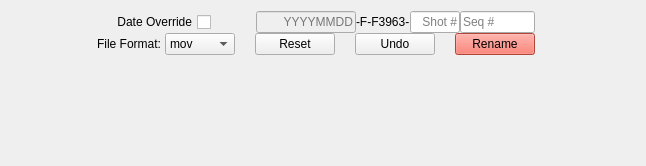
         <widget class="QWidget" name="filePage">
          <property name="enabled">
           <bool>true</bool>
          </property>
          <property name="sizePolicy">
           <sizepolicy hsizetype="Expanding" vsizetype="Expanding">
            <horstretch>0</horstretch>
            <verstretch>0</verstretch>
           </sizepolicy>
          </property>
          <property name="minimumSize">
           <size>
            <width>646</width>
            <height>0</height>
           </size>
          </property>
          <property name="maximumSize">
           <size>
            <width>646</width>
            <height>16777215</height>
           </size>
          </property>
          <layout class="QHBoxLayout" name="horizontalLayout_4">
           <item>
            <layout class="QHBoxLayout" name="mainFilenameLayoutH">
             <property name="spacing">
              <number>6</number>
             </property>
             <item>
              <layout class="QVBoxLayout" name="filenameFirstColumnLayoutV">
               <property name="spacing">
                <number>0</number>
               </property>
               <property name="sizeConstraint">
                <enum>QLayout::SizeConstraint::SetDefaultConstraint</enum>
               </property>
               <property name="rightMargin">
                <number>0</number>
               </property>
               <item>
                <layout class="QHBoxLayout" name="filenameHorizontalLayout">
                 <property name="spacing">
                  <number>0</number>
                 </property>
                 <property name="leftMargin">
                  <number>50</number>
                 </property>
                 <property name="rightMargin">
                  <number>100</number>
                 </property>
                 <item>
                  <widget class="QCheckBox" name="dateOverrideCheckBox">
                   <property name="sizePolicy">
                    <sizepolicy hsizetype="Maximum" vsizetype="Fixed">
                     <horstretch>0</horstretch>
                     <verstretch>0</verstretch>
                    </sizepolicy>
                   </property>
                   <property name="minimumSize">
                    <size>
                     <width>150</width>
                     <height>0</height>
                    </size>
                   </property>
                   <property name="acceptDrops">
                    <bool>false</bool>
                   </property>
                   <property name="layoutDirection">
                    <enum>Qt::LayoutDirection::RightToLeft</enum>
                   </property>
                   <property name="text">
                    <string>Date Override</string>
                   </property>
                  </widget>
                 </item>
                 <item>
                  <spacer name="dateHorizontalSpacer">
                   <property name="orientation">
                    <enum>Qt::Orientation::Horizontal</enum>
                   </property>
                   <property name="sizeHint" stdset="0">
                    <size>
                     <width>40</width>
                     <height>20</height>
                    </size>
                   </property>
                  </spacer>
                 </item>
                 <item>
                  <widget class="QLineEdit" name="dateEdit">
                   <property name="enabled">
                    <bool>false</bool>
                   </property>
                   <property name="minimumSize">
                    <size>
                     <width>0</width>
                     <height>0</height>
                    </size>
                   </property>
                   <property name="maximumSize">
                    <size>
                     <width>100</width>
                     <height>16777215</height>
                    </size>
                   </property>
                   <property name="layoutDirection">
                    <enum>Qt::LayoutDirection::RightToLeft</enum>
                   </property>
                   <property name="autoFillBackground">
                    <bool>false</bool>
                   </property>
                   <property name="inputMask">
                    <string>99999999</string>
                   </property>
                   <property name="alignment">
                    <set>Qt::AlignmentFlag::AlignRight|Qt::AlignmentFlag::AlignTrailing|Qt::AlignmentFlag::AlignVCenter</set>
                   </property>
                   <property name="placeholderText">
                    <string>YYYYMMDD</string>
                   </property>
                   <property name="clearButtonEnabled">
                    <bool>false</bool>
                   </property>
                  </widget>
                 </item>
                 <item>
                  <widget class="QLabel" name="virinLabel">
                   <property name="sizePolicy">
                    <sizepolicy hsizetype="MinimumExpanding" vsizetype="Preferred">
                     <horstretch>0</horstretch>
                     <verstretch>0</verstretch>
                    </sizepolicy>
                   </property>
                   <property name="maximumSize">
                    <size>
                     <width>70</width>
                     <height>16777215</height>
                    </size>
                   </property>
                   <property name="text">
                    <string>-F-F3963-</string>
                   </property>
                  </widget>
                 </item>
                 <item>
                  <widget class="QLineEdit" name="shotEdit">
                   <property name="maximumSize">
                    <size>
                     <width>50</width>
                     <height>16777215</height>
                    </size>
                   </property>
                   <property name="mouseTracking">
                    <bool>true</bool>
                   </property>
                   <property name="inputMask">
                    <string>9</string>
                   </property>
                   <property name="cursorPosition">
                    <number>0</number>
                   </property>
                   <property name="alignment">
                    <set>Qt::AlignmentFlag::AlignRight|Qt::AlignmentFlag::AlignTrailing|Qt::AlignmentFlag::AlignVCenter</set>
                   </property>
                   <property name="placeholderText">
                    <string>Shot #</string>
                   </property>
                  </widget>
                 </item>
                 <item>
                  <widget class="QLineEdit" name="seqEdit">
                   <property name="maximumSize">
                    <size>
                     <width>75</width>
                     <height>16777215</height>
                    </size>
                   </property>
                   <property name="mouseTracking">
                    <bool>true</bool>
                   </property>
                   <property name="inputMask">
                    <string>999</string>
                   </property>
                   <property name="frame">
                    <bool>true</bool>
                   </property>
                   <property name="echoMode">
                    <enum>QLineEdit::EchoMode::Normal</enum>
                   </property>
                   <property name="cursorPosition">
                    <number>0</number>
                   </property>
                   <property name="alignment">
                    <set>Qt::AlignmentFlag::AlignLeading|Qt::AlignmentFlag::AlignLeft|Qt::AlignmentFlag::AlignVCenter</set>
                   </property>
                   <property name="placeholderText">
                    <string>Seq #</string>
                   </property>
                   <property name="cursorMoveStyle">
                    <enum>Qt::CursorMoveStyle::LogicalMoveStyle</enum>
                   </property>
                   <property name="clearButtonEnabled">
                    <bool>false</bool>
                   </property>
                  </widget>
                 </item>
                </layout>
               </item>
               <item>
                <layout class="QHBoxLayout" name="filenameHorizontalLayout3">
                 <property name="spacing">
                  <number>20</number>
                 </property>
                 <property name="rightMargin">
                  <number>100</number>
                 </property>
                 <property name="bottomMargin">
                  <number>100</number>
                 </property>
                 <item>
                  <widget class="QLabel" name="fileFormatLabel">
                   <property name="sizePolicy">
                    <sizepolicy hsizetype="Maximum" vsizetype="Fixed">
                     <horstretch>0</horstretch>
                     <verstretch>0</verstretch>
                    </sizepolicy>
                   </property>
                   <property name="minimumSize">
                    <size>
                     <width>150</width>
                     <height>0</height>
                    </size>
                   </property>
                   <property name="text">
                    <string>File Format:</string>
                   </property>
                   <property name="alignment">
                    <set>Qt::AlignmentFlag::AlignRight|Qt::AlignmentFlag::AlignTrailing|Qt::AlignmentFlag::AlignVCenter</set>
                   </property>
                  </widget>
                 </item>
                 <item>
                  <widget class="QComboBox" name="fileFormatComboBox">
                   <property name="sizePolicy">
                    <sizepolicy hsizetype="Fixed" vsizetype="Fixed">
                     <horstretch>0</horstretch>
                     <verstretch>0</verstretch>
                    </sizepolicy>
                   </property>
                   <property name="minimumSize">
                    <size>
                     <width>70</width>
                     <height>0</height>
                    </size>
                   </property>
                   <property name="maximumSize">
                    <size>
                     <width>70</width>
                     <height>16777215</height>
                    </size>
                   </property>
                   <item>
                    <property name="text">
                     <string>mov</string>
                    </property>
                   </item>
                   <item>
                    <property name="text">
                     <string>mp4</string>
                    </property>
                   </item>
                   <item>
                    <property name="text">
                     <string>mxf</string>
                    </property>
                   </item>
                   <item>
                    <property name="text">
                     <string>mp3</string>
                    </property>
                   </item>
                   <item>
                    <property name="text">
                     <string>wav</string>
                    </property>
                   </item>
                   <item>
                    <property name="text">
                     <string>aiff</string>
                    </property>
                   </item>
                   <item>
                    <property name="text">
                     <string>avi</string>
                    </property>
                   </item>
                   <item>
                    <property name="text">
                     <string>cr2</string>
                    </property>
                   </item>
                   <item>
                    <property name="text">
                     <string>cr3</string>
                    </property>
                   </item>
                   <item>
                    <property name="text">
                     <string>dng</string>
                    </property>
                   </item>
                   <item>
                    <property name="text">
                     <string>flv</string>
                    </property>
                   </item>
                   <item>
                    <property name="text">
                     <string>flac</string>
                    </property>
                   </item>
                   <item>
                    <property name="text">
                     <string>heic</string>
                    </property>
                   </item>
                   <item>
                    <property name="text">
                     <string>heif</string>
                    </property>
                   </item>
                   <item>
                    <property name="text">
                     <string>jpeg</string>
                    </property>
                   </item>
                   <item>
                    <property name="text">
                     <string>m4a</string>
                    </property>
                   </item>
                   <item>
                    <property name="text">
                     <string>mkv</string>
                    </property>
                   </item>
                   <item>
                    <property name="text">
                     <string>nef</string>
                    </property>
                   </item>
                   <item>
                    <property name="text">
                     <string>png</string>
                    </property>
                   </item>
                   <item>
                    <property name="text">
                     <string>tiff</string>
                    </property>
                   </item>
                   <item>
                    <property name="text">
                     <string>raw</string>
                    </property>
                   </item>
                   <item>
                    <property name="text">
                     <string>wma</string>
                    </property>
                   </item>
                   <item>
                    <property name="text">
                     <string>wmv</string>
                    </property>
                   </item>
                   <item>
                    <property name="text">
                     <string>srf</string>
                    </property>
                   </item>
                   <item>
                    <property name="text">
                     <string>sr2</string>
                    </property>
                   </item>
                   <item>
                    <property name="text">
                     <string>srw</string>
                    </property>
                   </item>
                  </widget>
                 </item>
                 <item>
                  <widget class="QPushButton" name="resetButton">
                   <property name="text">
                    <string>Reset</string>
                   </property>
                  </widget>
                 </item>
                 <item>
                  <widget class="QPushButton" name="undoButton">
                   <property name="text">
                    <string>Undo</string>
                   </property>
                  </widget>
                 </item>
                 <item>
                  <widget class="QPushButton" name="renameButton">
                   <property name="styleSheet">
                    <string notr="true">QPushButton {
	background-color: rgb(246, 97, 81)
}
</string>
                   </property>
                   <property name="text">
                    <string>Rename</string>
                   </property>
                  </widget>
                 </item>
                </layout>
               </item>
              </layout>
             </item>
            </layout>
           </item>
          </layout>
         </widget>
